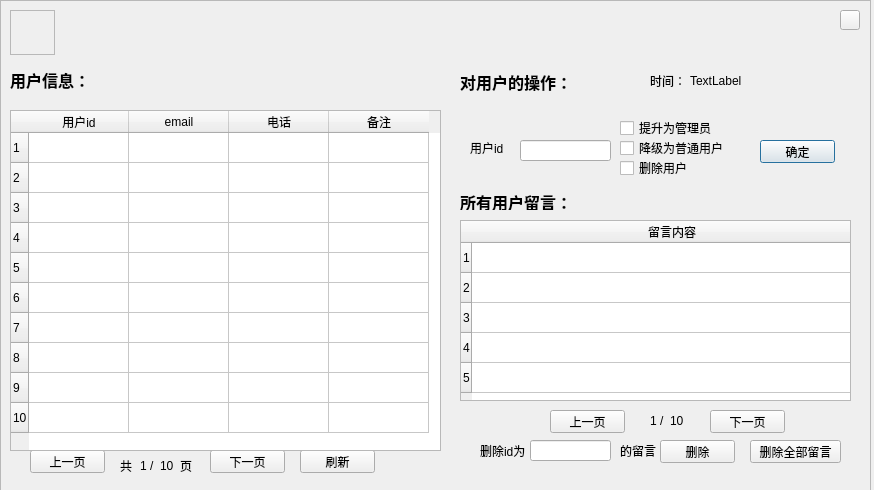
<?xml version="1.0" encoding="UTF-8"?>
<ui version="4.0">
 <class>ad_user</class>
 <widget class="QDialog" name="ad_user">
  <property name="geometry">
   <rect>
    <x>0</x>
    <y>0</y>
    <width>874</width>
    <height>490</height>
   </rect>
  </property>
  <property name="minimumSize">
   <size>
    <width>874</width>
    <height>490</height>
   </size>
  </property>
  <property name="maximumSize">
   <size>
    <width>874</width>
    <height>490</height>
   </size>
  </property>
  <property name="windowTitle">
   <string>查询和更改用户信息</string>
  </property>
  <property name="modal">
   <bool>true</bool>
  </property>
  <widget class="QLabel" name="label">
   <property name="geometry">
    <rect>
     <x>470</x>
     <y>140</y>
     <width>41</width>
     <height>16</height>
    </rect>
   </property>
   <property name="text">
    <string>用户id</string>
   </property>
  </widget>
  <widget class="QLineEdit" name="id">
   <property name="geometry">
    <rect>
     <x>520</x>
     <y>140</y>
     <width>91</width>
     <height>21</height>
    </rect>
   </property>
  </widget>
  <widget class="QCheckBox" name="checkBox">
   <property name="geometry">
    <rect>
     <x>620</x>
     <y>120</y>
     <width>111</width>
     <height>16</height>
    </rect>
   </property>
   <property name="text">
    <string>提升为管理员</string>
   </property>
  </widget>
  <widget class="QCheckBox" name="checkBox_2">
   <property name="geometry">
    <rect>
     <x>620</x>
     <y>140</y>
     <width>111</width>
     <height>16</height>
    </rect>
   </property>
   <property name="text">
    <string>降级为普通用户</string>
   </property>
  </widget>
  <widget class="QCheckBox" name="checkBox_3">
   <property name="geometry">
    <rect>
     <x>620</x>
     <y>160</y>
     <width>71</width>
     <height>16</height>
    </rect>
   </property>
   <property name="text">
    <string>删除用户</string>
   </property>
  </widget>
  <widget class="QPushButton" name="okButton">
   <property name="geometry">
    <rect>
     <x>760</x>
     <y>140</y>
     <width>75</width>
     <height>23</height>
    </rect>
   </property>
   <property name="text">
    <string>确定</string>
   </property>
  </widget>
  <widget class="QLineEdit" name="deleteid">
   <property name="geometry">
    <rect>
     <x>530</x>
     <y>440</y>
     <width>81</width>
     <height>21</height>
    </rect>
   </property>
  </widget>
  <widget class="QLabel" name="label_2">
   <property name="geometry">
    <rect>
     <x>480</x>
     <y>440</y>
     <width>51</width>
     <height>21</height>
    </rect>
   </property>
   <property name="text">
    <string>删除id为</string>
   </property>
  </widget>
  <widget class="QLabel" name="label_3">
   <property name="geometry">
    <rect>
     <x>620</x>
     <y>440</y>
     <width>41</width>
     <height>21</height>
    </rect>
   </property>
   <property name="text">
    <string>的留言</string>
   </property>
  </widget>
  <widget class="QPushButton" name="deletemessage">
   <property name="geometry">
    <rect>
     <x>660</x>
     <y>440</y>
     <width>75</width>
     <height>23</height>
    </rect>
   </property>
   <property name="text">
    <string>删除</string>
   </property>
  </widget>
  <widget class="QPushButton" name="exit">
   <property name="geometry">
    <rect>
     <x>840</x>
     <y>10</y>
     <width>20</width>
     <height>20</height>
    </rect>
   </property>
   <property name="minimumSize">
    <size>
     <width>20</width>
     <height>20</height>
    </size>
   </property>
   <property name="maximumSize">
    <size>
     <width>20</width>
     <height>20</height>
    </size>
   </property>
   <property name="styleSheet">
    <string notr="true">background-image: url(:/new/mainwindow/20080528160815502.gif);</string>
   </property>
   <property name="text">
    <string/>
   </property>
  </widget>
  <widget class="QLabel" name="label_4">
   <property name="geometry">
    <rect>
     <x>120</x>
     <y>450</y>
     <width>16</width>
     <height>31</height>
    </rect>
   </property>
   <property name="text">
    <string>共</string>
   </property>
  </widget>
  <widget class="QLabel" name="now">
   <property name="geometry">
    <rect>
     <x>140</x>
     <y>455</y>
     <width>20</width>
     <height>21</height>
    </rect>
   </property>
   <property name="text">
    <string>1</string>
   </property>
  </widget>
  <widget class="QLabel" name="label_6">
   <property name="geometry">
    <rect>
     <x>150</x>
     <y>450</y>
     <width>20</width>
     <height>31</height>
    </rect>
   </property>
   <property name="text">
    <string>/</string>
   </property>
  </widget>
  <widget class="QLabel" name="total">
   <property name="geometry">
    <rect>
     <x>160</x>
     <y>450</y>
     <width>20</width>
     <height>31</height>
    </rect>
   </property>
   <property name="text">
    <string>10</string>
   </property>
  </widget>
  <widget class="QLabel" name="label_8">
   <property name="geometry">
    <rect>
     <x>180</x>
     <y>450</y>
     <width>16</width>
     <height>31</height>
    </rect>
   </property>
   <property name="text">
    <string>页</string>
   </property>
  </widget>
  <widget class="QPushButton" name="lastpage">
   <property name="geometry">
    <rect>
     <x>30</x>
     <y>450</y>
     <width>75</width>
     <height>23</height>
    </rect>
   </property>
   <property name="text">
    <string>上一页</string>
   </property>
  </widget>
  <widget class="QPushButton" name="nextpage">
   <property name="geometry">
    <rect>
     <x>210</x>
     <y>450</y>
     <width>75</width>
     <height>23</height>
    </rect>
   </property>
   <property name="text">
    <string>下一页</string>
   </property>
  </widget>
  <widget class="QPushButton" name="update">
   <property name="geometry">
    <rect>
     <x>300</x>
     <y>450</y>
     <width>75</width>
     <height>23</height>
    </rect>
   </property>
   <property name="text">
    <string>刷新</string>
   </property>
  </widget>
  <widget class="QTableWidget" name="message">
   <property name="geometry">
    <rect>
     <x>460</x>
     <y>220</y>
     <width>391</width>
     <height>181</height>
    </rect>
   </property>
   <attribute name="horizontalHeaderCascadingSectionResizes">
    <bool>false</bool>
   </attribute>
   <attribute name="horizontalHeaderDefaultSectionSize">
    <number>400</number>
   </attribute>
   <row>
    <property name="text">
     <string>1</string>
    </property>
   </row>
   <row>
    <property name="text">
     <string>2</string>
    </property>
   </row>
   <row>
    <property name="text">
     <string>3</string>
    </property>
   </row>
   <row>
    <property name="text">
     <string>4</string>
    </property>
   </row>
   <row>
    <property name="text">
     <string>5</string>
    </property>
   </row>
   <column>
    <property name="text">
     <string>留言内容</string>
    </property>
   </column>
  </widget>
  <widget class="QPushButton" name="nextpagem">
   <property name="geometry">
    <rect>
     <x>710</x>
     <y>410</y>
     <width>75</width>
     <height>23</height>
    </rect>
   </property>
   <property name="text">
    <string>下一页</string>
   </property>
  </widget>
  <widget class="QPushButton" name="lsatpagem">
   <property name="geometry">
    <rect>
     <x>550</x>
     <y>410</y>
     <width>75</width>
     <height>23</height>
    </rect>
   </property>
   <property name="text">
    <string>上一页</string>
   </property>
  </widget>
  <widget class="QLabel" name="nowm">
   <property name="geometry">
    <rect>
     <x>650</x>
     <y>410</y>
     <width>16</width>
     <height>21</height>
    </rect>
   </property>
   <property name="text">
    <string>1</string>
   </property>
  </widget>
  <widget class="QLabel" name="label_7">
   <property name="geometry">
    <rect>
     <x>660</x>
     <y>410</y>
     <width>20</width>
     <height>21</height>
    </rect>
   </property>
   <property name="text">
    <string>/</string>
   </property>
  </widget>
  <widget class="QLabel" name="totalm">
   <property name="geometry">
    <rect>
     <x>670</x>
     <y>410</y>
     <width>20</width>
     <height>21</height>
    </rect>
   </property>
   <property name="text">
    <string>10</string>
   </property>
  </widget>
  <widget class="QLabel" name="label_5">
   <property name="geometry">
    <rect>
     <x>460</x>
     <y>190</y>
     <width>131</width>
     <height>20</height>
    </rect>
   </property>
   <property name="text">
    <string>&lt;html&gt;&lt;head/&gt;&lt;body&gt;&lt;p&gt;&lt;span style=&quot; font-size:12pt; font-weight:600;&quot;&gt;所有用户留言：&lt;/span&gt;&lt;/p&gt;&lt;/body&gt;&lt;/html&gt;</string>
   </property>
  </widget>
  <widget class="QLabel" name="label_9">
   <property name="geometry">
    <rect>
     <x>10</x>
     <y>60</y>
     <width>101</width>
     <height>41</height>
    </rect>
   </property>
   <property name="text">
    <string>&lt;html&gt;&lt;head/&gt;&lt;body&gt;&lt;p&gt;&lt;span style=&quot; font-size:12pt; font-weight:600;&quot;&gt;用户信息：&lt;/span&gt;&lt;/p&gt;&lt;/body&gt;&lt;/html&gt;</string>
   </property>
  </widget>
  <widget class="QLabel" name="label_10">
   <property name="geometry">
    <rect>
     <x>460</x>
     <y>70</y>
     <width>111</width>
     <height>21</height>
    </rect>
   </property>
   <property name="text">
    <string>&lt;html&gt;&lt;head/&gt;&lt;body&gt;&lt;p&gt;&lt;span style=&quot; font-size:12pt; font-weight:600;&quot;&gt;对用户的操作：&lt;/span&gt;&lt;/p&gt;&lt;/body&gt;&lt;/html&gt;</string>
   </property>
  </widget>
  <widget class="QLabel" name="label_11">
   <property name="geometry">
    <rect>
     <x>650</x>
     <y>70</y>
     <width>54</width>
     <height>21</height>
    </rect>
   </property>
   <property name="text">
    <string>时间：</string>
   </property>
  </widget>
  <widget class="QLabel" name="time">
   <property name="geometry">
    <rect>
     <x>690</x>
     <y>70</y>
     <width>81</width>
     <height>21</height>
    </rect>
   </property>
   <property name="text">
    <string>TextLabel</string>
   </property>
  </widget>
  <widget class="QTableWidget" name="table">
   <property name="geometry">
    <rect>
     <x>10</x>
     <y>110</y>
     <width>431</width>
     <height>341</height>
    </rect>
   </property>
   <row>
    <property name="text">
     <string>1</string>
    </property>
   </row>
   <row>
    <property name="text">
     <string>2</string>
    </property>
   </row>
   <row>
    <property name="text">
     <string>3</string>
    </property>
   </row>
   <row>
    <property name="text">
     <string>4</string>
    </property>
   </row>
   <row>
    <property name="text">
     <string>5</string>
    </property>
   </row>
   <row>
    <property name="text">
     <string>6</string>
    </property>
   </row>
   <row>
    <property name="text">
     <string>7</string>
    </property>
   </row>
   <row>
    <property name="text">
     <string>8</string>
    </property>
   </row>
   <row>
    <property name="text">
     <string>9</string>
    </property>
   </row>
   <row>
    <property name="text">
     <string>10</string>
    </property>
   </row>
   <column>
    <property name="text">
     <string>用户id</string>
    </property>
   </column>
   <column>
    <property name="text">
     <string>email</string>
    </property>
   </column>
   <column>
    <property name="text">
     <string>电话</string>
    </property>
   </column>
   <column>
    <property name="text">
     <string>备注</string>
    </property>
   </column>
  </widget>
  <widget class="QFrame" name="frame">
   <property name="geometry">
    <rect>
     <x>0</x>
     <y>0</y>
     <width>871</width>
     <height>491</height>
    </rect>
   </property>
   <property name="styleSheet">
    <string notr="true">background-image: url(:/new/mainwindow/ad_user.png);</string>
   </property>
   <property name="frameShape">
    <enum>QFrame::StyledPanel</enum>
   </property>
   <property name="frameShadow">
    <enum>QFrame::Raised</enum>
   </property>
   <widget class="QFrame" name="frame_2">
    <property name="geometry">
     <rect>
      <x>10</x>
      <y>10</y>
      <width>45</width>
      <height>45</height>
     </rect>
    </property>
    <property name="minimumSize">
     <size>
      <width>45</width>
      <height>45</height>
     </size>
    </property>
    <property name="maximumSize">
     <size>
      <width>45</width>
      <height>45</height>
     </size>
    </property>
    <property name="styleSheet">
     <string notr="true">background-image: url(:/new/mainwindow/lms.ico);</string>
    </property>
    <property name="frameShape">
     <enum>QFrame::StyledPanel</enum>
    </property>
    <property name="frameShadow">
     <enum>QFrame::Raised</enum>
    </property>
   </widget>
  </widget>
  <widget class="QPushButton" name="deleteall">
   <property name="geometry">
    <rect>
     <x>750</x>
     <y>440</y>
     <width>91</width>
     <height>23</height>
    </rect>
   </property>
   <property name="text">
    <string>删除全部留言</string>
   </property>
  </widget>
  <zorder>frame</zorder>
  <zorder>label</zorder>
  <zorder>id</zorder>
  <zorder>checkBox</zorder>
  <zorder>checkBox_2</zorder>
  <zorder>checkBox_3</zorder>
  <zorder>okButton</zorder>
  <zorder>deleteid</zorder>
  <zorder>label_2</zorder>
  <zorder>label_3</zorder>
  <zorder>deletemessage</zorder>
  <zorder>exit</zorder>
  <zorder>label_4</zorder>
  <zorder>now</zorder>
  <zorder>label_6</zorder>
  <zorder>total</zorder>
  <zorder>label_8</zorder>
  <zorder>lastpage</zorder>
  <zorder>nextpage</zorder>
  <zorder>update</zorder>
  <zorder>message</zorder>
  <zorder>nextpagem</zorder>
  <zorder>lsatpagem</zorder>
  <zorder>nowm</zorder>
  <zorder>label_7</zorder>
  <zorder>totalm</zorder>
  <zorder>label_5</zorder>
  <zorder>label_9</zorder>
  <zorder>label_10</zorder>
  <zorder>label_11</zorder>
  <zorder>time</zorder>
  <zorder>table</zorder>
  <zorder>deleteall</zorder>
 </widget>
 <resources/>
 <connections/>
</ui>
